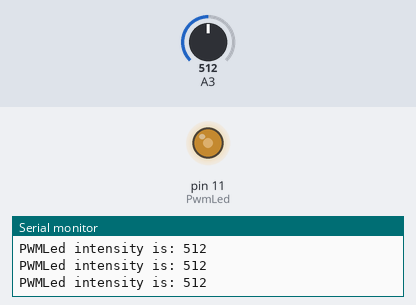
Bench run of a sketch on a simulated Arduino Uno, built with avr-gcc and run on an emulated ATmega328P. On the bench: output pins drawn as LEDs (lit = HIGH), the last lines printed to the serial monitor. Inputs (shaded band) come from the test bench; at power-on: A3 = 512.

Above: at 1.27 s.
1.3 s: A3 set to 106
At 2.62 s:
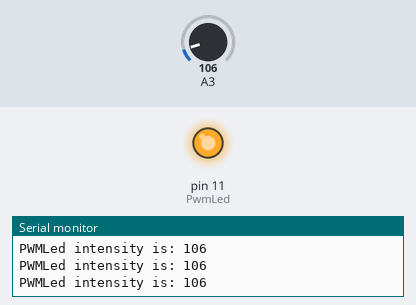
4.3 s: A3 set to 91
At 5.24 s:
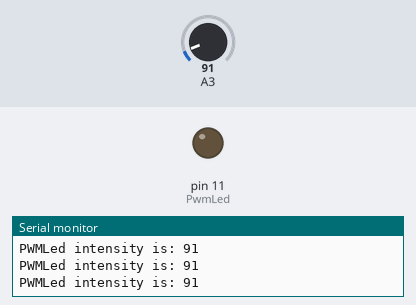
Timing chart, 0 to 13.3 s (numbered marks = the images above; inputs shaded):
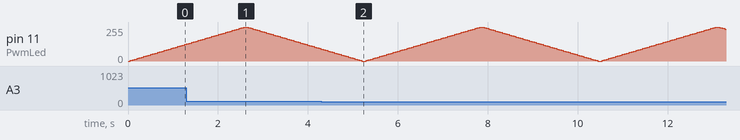

The sketch:

4-Analog-Led-Project.ino
```cpp
/*
ANALOG LED PROJECT:
1) Use a for loop to gradually turn the LED ON.
And then another for loop to gradually turn the LED OFF.
Hint: Use a delay of about 50 milliseconds and increment/decrement by 5 in each for-loop.
2) Print out the Analog value of pin 11.
*/

const int PwmLed=11; //Initialize Led1 at pin number "~11". Pin 11 supports PWM!


void setup()
{
  pinMode(PwmLed, OUTPUT); //Set PwmLed to OUTPUT
  digitalWrite(PwmLed, LOW); //Set PwmLed to LOW
  Serial.begin(9600); //Initialize Serial Communication at a baud rate of 9600

}

void loop()
{
  //Gradually turn PwmLed on from "0" (minimum value) to "255"(maximum value)
  for(int intensity=0; intensity<=255; intensity+=5){
  	analogWrite(PwmLed, intensity); //Set Analog value for PwmLed
  	Serial.println("PWMLed intensity is: "+ String(analogRead(PwmLed)));
  	delay(50); //Delay 50 milliseconds
  }

  //Gradually turn PwmLed off from "255"(maximum value)to "0" (minimum value)
  for(int intensity=255; intensity>=0; intensity-=5){
  	analogWrite(PwmLed, intensity); //Set Analog value for PwmLed
  	Serial.println("PWMLed intensity is: "+ String(analogRead(PwmLed)));
  	delay(50); //Delay 50 milliseconds
  }

}
```

Measured:
- the behaviour switches between 100 and 99 on A3 (found by bisection; images 1 and 2)
